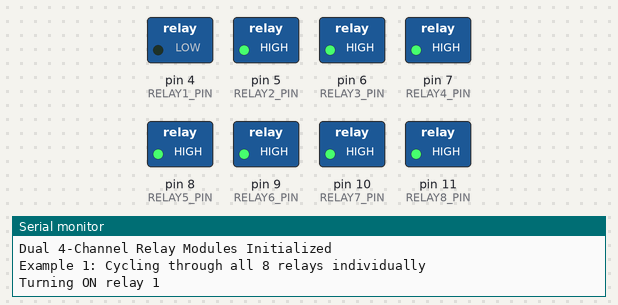
Simulated run of this program. Board: Arduino Nano, built with avr-gcc and run on an emulated ATmega328P. Parts: switched loads named in the program (green lamp = pin HIGH), the last lines printed to the serial monitor.

Above: at 0.1 s.
At 16.1 s:
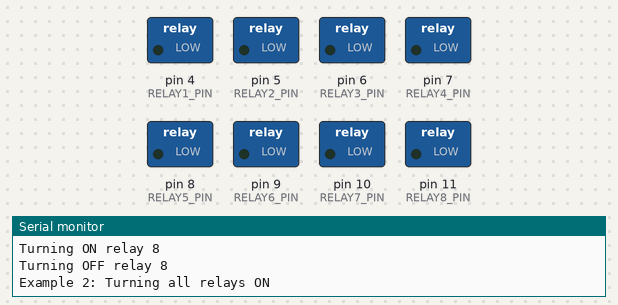
At 18.1 s:
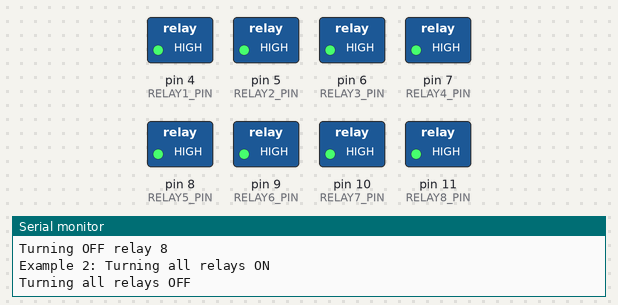
At 20.1 s:
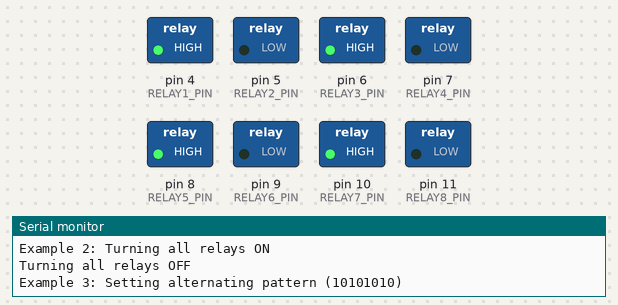
At 22.1 s:
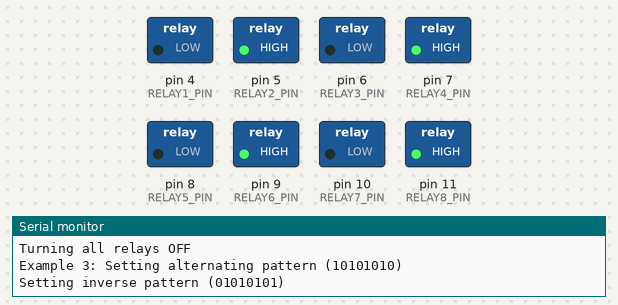
At 26.1 s:
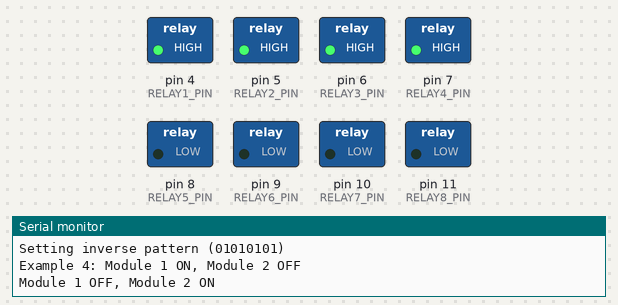
Timing chart, 0 to 40.0 s (numbered marks = the images above):
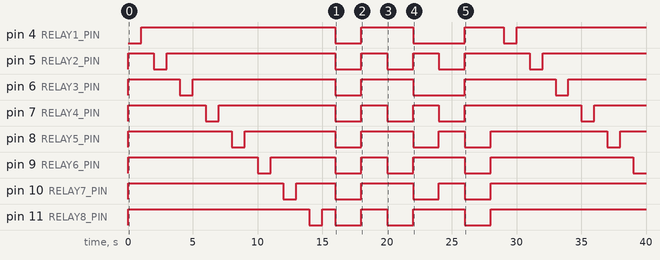

The program:

main.cpp
```cpp
#include <Arduino.h>
#include "4channelRelay.h"

// Create a dual relay module instance
DualRelayModules relays;

void setup() {
    Serial.begin(115200);

    // Initialize both relay modules
    dual_relay_init(&relays);
    Serial.println("Dual 4-Channel Relay Modules Initialized");
}

void loop() {
    // Example 1: Cycle through all 8 relays individually
    Serial.println("Example 1: Cycling through all 8 relays individually");
    for(RelayChannel channel = RELAY_CHANNEL_1; channel <= RELAY_CHANNEL_8; channel = (RelayChannel)(channel + 1)) {
        Serial.print("Turning ON relay ");
        Serial.println(channel);
        dual_relay_set(&relays, channel, true);
        delay(1000);

        Serial.print("Turning OFF relay ");
        Serial.println(channel);
        dual_relay_set(&relays, channel, false);
        delay(1000);
    }

    // Example 2: Control all relays at once
    Serial.println("Example 2: Turning all relays ON");
    dual_relay_all(&relays, true);
    delay(2000);

    Serial.println("Turning all relays OFF");
    dual_relay_all(&relays, false);
    delay(2000);

    // Example 3: Set specific patterns using uint8_t
    Serial.println("Example 3: Setting alternating pattern (10101010)");
    dual_relay_set_pattern(&relays, 0xAA);  // Binary: 10101010
    delay(2000);

    Serial.println("Setting inverse pattern (01010101)");
    dual_relay_set_pattern(&relays, 0x55);  // Binary: 01010101
    delay(2000);

    // Example 4: Control modules separately
    Serial.println("Example 4: Module 1 ON, Module 2 OFF");
    dual_relay_set_module(&relays, RELAY_MODULE_1, 0x0F);  // All ON for module 1
    dual_relay_set_module(&relays, RELAY_MODULE_2, 0x00);  // All OFF for module 2
    delay(2000);

    Serial.println("Module 1 OFF, Module 2 ON");
    dual_relay_set_module(&relays, RELAY_MODULE_1, 0x00);  // All OFF for module 1
    dual_relay_set_module(&relays, RELAY_MODULE_2, 0x0F);  // All ON for module 2
    delay(2000);

    // Turn everything off before next cycle
    dual_relay_all(&relays, false);
    delay(1000);
}
```

4channelRelay.c
```cpp
#include "4channelRelay.h"
#include <Arduino.h>

void relay_init(FourChannelRelay* relay) {
    // Initialize pins
    relay->relay1_pin = RELAY1_PIN;
    relay->relay2_pin = RELAY2_PIN;
    relay->relay3_pin = RELAY3_PIN;
    relay->relay4_pin = RELAY4_PIN;

    // Set pins as outputs
    pinMode(relay->relay1_pin, OUTPUT);
    pinMode(relay->relay2_pin, OUTPUT);
    pinMode(relay->relay3_pin, OUTPUT);
    pinMode(relay->relay4_pin, OUTPUT);

    // Initialize all relays to OFF state
    relay->states = 0x00;  // All bits set to 0 (OFF)

    // Set physical pins (HIGH because it's active-low)
    digitalWrite(relay->relay1_pin, HIGH);
    digitalWrite(relay->relay2_pin, HIGH);
    digitalWrite(relay->relay3_pin, HIGH);
    digitalWrite(relay->relay4_pin, HIGH);
}

// Helper function to get mask for a channel (1-8)
static uint8_t get_mask_for_channel(uint8_t channel) {
    switch(channel) {
        case RELAY_CHANNEL_1: return RELAY1_MASK;
        case RELAY_CHANNEL_2: return RELAY2_MASK;
        case RELAY_CHANNEL_3: return RELAY3_MASK;
        case RELAY_CHANNEL_4: return RELAY4_MASK;
        case RELAY_CHANNEL_5: return RELAY5_MASK;
        case RELAY_CHANNEL_6: return RELAY6_MASK;
        case RELAY_CHANNEL_7: return RELAY7_MASK;
        case RELAY_CHANNEL_8: return RELAY8_MASK;
        default: return 0;
    }
}

// Helper function to get pin for a channel (1-4) in a single module
static uint8_t get_pin_for_channel(FourChannelRelay* relay, uint8_t channel) {
    switch(channel) {
        case RELAY_CHANNEL_1: return relay->relay1_pin;
        case RELAY_CHANNEL_2: return relay->relay2_pin;
        case RELAY_CHANNEL_3: return relay->relay3_pin;
        case RELAY_CHANNEL_4: return relay->relay4_pin;
        default: return 0;
    }
}

void relay_set(FourChannelRelay* relay, uint8_t channel, bool state) {
    uint8_t mask = get_mask_for_channel(channel);
    uint8_t pin = get_pin_for_channel(relay, channel);

    if (mask == 0 || pin == 0) return;

    if (state) {
        relay->states |= mask;    // Set bit
    } else {
        relay->states &= ~mask;   // Clear bit
    }

    digitalWrite(pin, !state);  // Inverted because it's active-low
}

bool relay_get_state(FourChannelRelay* relay, uint8_t channel) {
    uint8_t mask = get_mask_for_channel(channel);
    return (relay->states & mask) != 0;
}

void relay_toggle(FourChannelRelay* relay, uint8_t channel) {
    uint8_t mask = get_mask_for_channel(channel);
    relay->states ^= mask;  // XOR to toggle bit
    uint8_t pin = get_pin_for_channel(relay, channel);
    digitalWrite(pin, !(relay->states & mask));  // Inverted for active-low
}

void relay_all(FourChannelRelay* relay, bool state) {
    uint8_t pattern = state ? 0x0F : 0x00;  // 0x0F = 0000 1111
    relay_set_pattern(relay, pattern);
}

void relay_set_pattern(FourChannelRelay* relay, uint8_t pattern) {
    relay->states = pattern & 0x0F;  // Only use lower 4 bits

    // Update physical pins
    digitalWrite(relay->relay1_pin, !(pattern & RELAY1_MASK));
    digitalWrite(relay->relay2_pin, !(pattern & RELAY2_MASK));
    digitalWrite(relay->relay3_pin, !(pattern & RELAY3_MASK));
    digitalWrite(relay->relay4_pin, !(pattern & RELAY4_MASK));
}

/*
 * Dual Relay Module Functions
 * These functions manage two 4-channel relay modules as a single 8-channel system
 * using a single uint8_t to represent all 8 relay states
 */

// Initialize both relay modules
void dual_relay_init(DualRelayModules* modules) {
    // Initialize first module with default pins
    relay_init(&modules->module1);

    // Initialize second module with different pins
    modules->module2.relay1_pin = RELAY5_PIN;
    modules->module2.relay2_pin = RELAY6_PIN;
    modules->module2.relay3_pin = RELAY7_PIN;
    modules->module2.relay4_pin = RELAY8_PIN;

    // Set pins as outputs
    pinMode(modules->module2.relay1_pin, OUTPUT);
    pinMode(modules->module2.relay2_pin, OUTPUT);
    pinMode(modules->module2.relay3_pin, OUTPUT);
    pinMode(modules->module2.relay4_pin, OUTPUT);

    // Initialize all relays to OFF state
    modules->module2.states = 0x00;

    // Set physical pins (HIGH because it's active-low)
    digitalWrite(modules->module2.relay1_pin, HIGH);
    digitalWrite(modules->module2.relay2_pin, HIGH);
    digitalWrite(modules->module2.relay3_pin, HIGH);
    digitalWrite(modules->module2.relay4_pin, HIGH);

    // Initialize combined states
    modules->combined_states = 0x00;
}

// Set a specific relay (1-8) across both modules
void dual_relay_set(DualRelayModules* modules, RelayChannel channel, bool state) {
    uint8_t mask = get_mask_for_channel(channel);

    // Update combined state
    if (state) {
        modules->combined_states |= mask;
    } else {
        modules->combined_states &= ~mask;
    }

    // Determine which module to use
    if (channel <= RELAY_CHANNEL_4) {
        // Channels 1-4 are on module 1
        relay_set(&modules->module1, channel, state);
    } else {
        // Channels 5-8 are on module 2
        // Convert to 1-4 range for the second module
        uint8_t module2_channel = channel - 4;
        relay_set(&modules->module2, module2_channel, state);
    }
}

// Get state of a specific relay (1-8)
bool dual_relay_get_state(DualRelayModules* modules, RelayChannel channel) {
    uint8_t mask = get_mask_for_channel(channel);
    return (modules->combined_states & mask) != 0;
}

// Toggle a specific relay (1-8)
void dual_relay_toggle(DualRelayModules* modules, RelayChannel channel) {
    bool current_state = dual_relay_get_state(modules, channel);
    dual_relay_set(modules, channel, !current_state);
}

// Set all relays to the same state
void dual_relay_all(DualRelayModules* modules, bool state) {
    uint8_t pattern = state ? 0xFF : 0x00;  // All 8 bits
    dual_relay_set_pattern(modules, pattern);
}

// Set all relays according to a pattern
void dual_relay_set_pattern(DualRelayModules* modules, uint8_t pattern) {
    modules->combined_states = pattern;

    // Update module 1 (lower 4 bits)
    relay_set_pattern(&modules->module1, pattern & 0x0F);

    // Update module 2 (upper 4 bits)
    relay_set_pattern(&modules->module2, (pattern >> 4) & 0x0F);
}

// Set relays for a specific module
void dual_relay_set_module(DualRelayModules* modules, RelayModule module, uint8_t pattern) {
    if (module == RELAY_MODULE_1) {
        // Update module 1 (lower 4 bits)
        relay_set_pattern(&modules->module1, pattern & 0x0F);

        // Update combined states (preserve upper 4 bits)
        modules->combined_states = (modules->combined_states & 0xF0) | (pattern & 0x0F);
    } else {
        // Update module 2 (upper 4 bits)
        relay_set_pattern(&modules->module2, pattern & 0x0F);

        // Update combined states (preserve lower 4 bits)
        modules->combined_states = (modules->combined_states & 0x0F) | ((pattern & 0x0F) << 4);
    }
}
```

4channelRelay.h
```cpp
#ifndef FOUR_CHANNEL_RELAY_H
#define FOUR_CHANNEL_RELAY_H

#include <stdint.h>
#include <stdbool.h>

// Pin definitions for first relay module
#define RELAY1_PIN 4  // IN1
#define RELAY2_PIN 5  // IN2
#define RELAY3_PIN 6  // IN3
#define RELAY4_PIN 7  // IN4

// Pin definitions for second relay module
#define RELAY5_PIN 8  // IN1 of second module
#define RELAY6_PIN 9  // IN2 of second module
#define RELAY7_PIN 10 // IN3 of second module
#define RELAY8_PIN 11 // IN4 of second module

// Enums for relay channels
typedef enum {
    RELAY_CHANNEL_1 = 1,
    RELAY_CHANNEL_2 = 2,
    RELAY_CHANNEL_3 = 3,
    RELAY_CHANNEL_4 = 4,
    RELAY_CHANNEL_5 = 5,
    RELAY_CHANNEL_6 = 6,
    RELAY_CHANNEL_7 = 7,
    RELAY_CHANNEL_8 = 8
} RelayChannel;

// Enum for relay modules
typedef enum {
    RELAY_MODULE_1 = 0,
    RELAY_MODULE_2 = 1
} RelayModule;

// Bit masks for each relay
#define RELAY1_MASK 0x01  // 0000 0001
#define RELAY2_MASK 0x02  // 0000 0010
#define RELAY3_MASK 0x04  // 0000 0100
#define RELAY4_MASK 0x08  // 0000 1000
#define RELAY5_MASK 0x10  // 0001 0000
#define RELAY6_MASK 0x20  // 0010 0000
#define RELAY7_MASK 0x40  // 0100 0000
#define RELAY8_MASK 0x80  // 1000 0000

typedef struct {
    uint8_t relay1_pin;
    uint8_t relay2_pin;
    uint8_t relay3_pin;
    uint8_t relay4_pin;
    uint8_t states;  // Using bits: 0000DCBA where A=relay1, B=relay2, etc.
} FourChannelRelay;

// New struct for dual relay modules
typedef struct {
    FourChannelRelay module1;
    FourChannelRelay module2;
    uint8_t combined_states;  // All 8 relays: HGFEDCBA where A=relay1, B=relay2, etc.
} DualRelayModules;

// Original single module functions
void relay_init(FourChannelRelay* relay);
void relay_set(FourChannelRelay* relay, uint8_t channel, bool state);
bool relay_get_state(FourChannelRelay* relay, uint8_t channel);
void relay_toggle(FourChannelRelay* relay, uint8_t channel);
void relay_all(FourChannelRelay* relay, bool state);
void relay_set_pattern(FourChannelRelay* relay, uint8_t pattern);

// New dual module functions
void dual_relay_init(DualRelayModules* modules);
void dual_relay_set(DualRelayModules* modules, RelayChannel channel, bool state);
bool dual_relay_get_state(DualRelayModules* modules, RelayChannel channel);
void dual_relay_toggle(DualRelayModules* modules, RelayChannel channel);
void dual_relay_all(DualRelayModules* modules, bool state);
void dual_relay_set_pattern(DualRelayModules* modules, uint8_t pattern);
void dual_relay_set_module(DualRelayModules* modules, RelayModule module, uint8_t pattern);

#endif
```

Measured:
- by itself, pin 4 (RELAY1_PIN): goes HIGH 15.0 s, LOW 2.0 s, HIGH 4.0 s, LOW 4.0 s, HIGH 3.0 s, LOW 1.0 s, then HIGH
- by itself, pin 5 (RELAY2_PIN): HIGH → LOW at 2.0 s, → HIGH 1.0 s later, → LOW 13.0 s later, → HIGH 2.0 s later, … (10 changes in this stretch)
- by itself, pin 6 (RELAY3_PIN): HIGH → LOW at 4.0 s, → HIGH 1.0 s later, → LOW 11.0 s later, → HIGH 2.0 s later, … (8 changes in this stretch)
- by itself, pin 7 (RELAY4_PIN): HIGH → LOW at 6.0 s, → HIGH 1.0 s later, → LOW 9.0 s later, → HIGH 2.0 s later, … (10 changes in this stretch)
- by itself, pin 8 (RELAY5_PIN): HIGH → LOW at 8.0 s, → HIGH 1.0 s later, → LOW 7.0 s later, → HIGH 2.0 s later, … (10 changes in this stretch)
- by itself, pin 9 (RELAY6_PIN): HIGH → LOW at 10.0 s, → HIGH 1.0 s later, → LOW 5.0 s later, → HIGH 2.0 s later, … (9 changes in this stretch)
- by itself, pin 10 (RELAY7_PIN): HIGH → LOW at 12.0 s, → HIGH 1.0 s later, → LOW 3.0 s later, → HIGH 2.0 s later, … (8 changes in this stretch)
- by itself, pin 11 (RELAY8_PIN): HIGH → LOW at 14.0 s, → HIGH 1.0 s later, → LOW 1.0 s later, → HIGH 2.0 s later, … (8 changes in this stretch)
